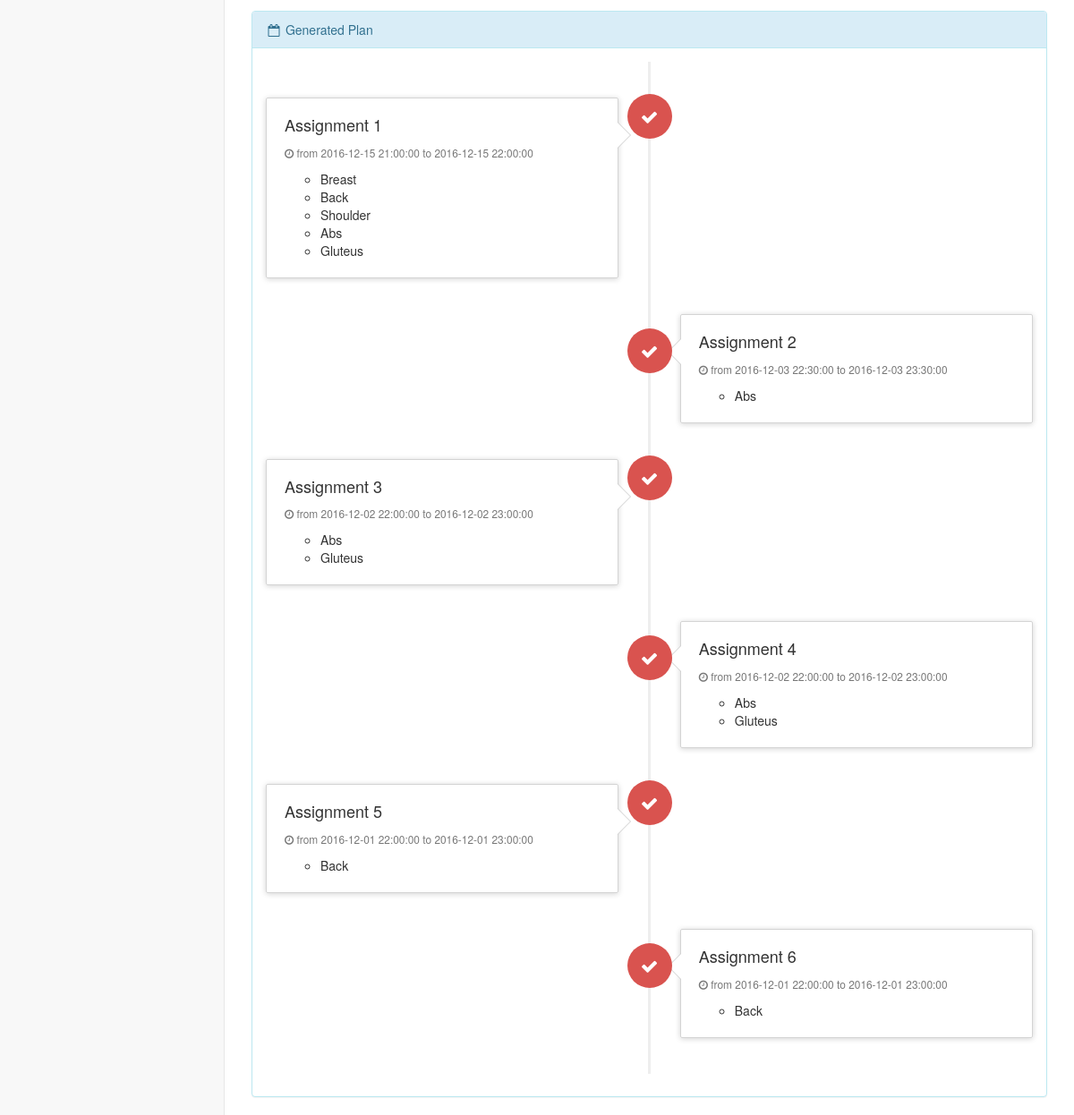
/plan.php (signed in, lower part), run on an earlier commit of the app's database.
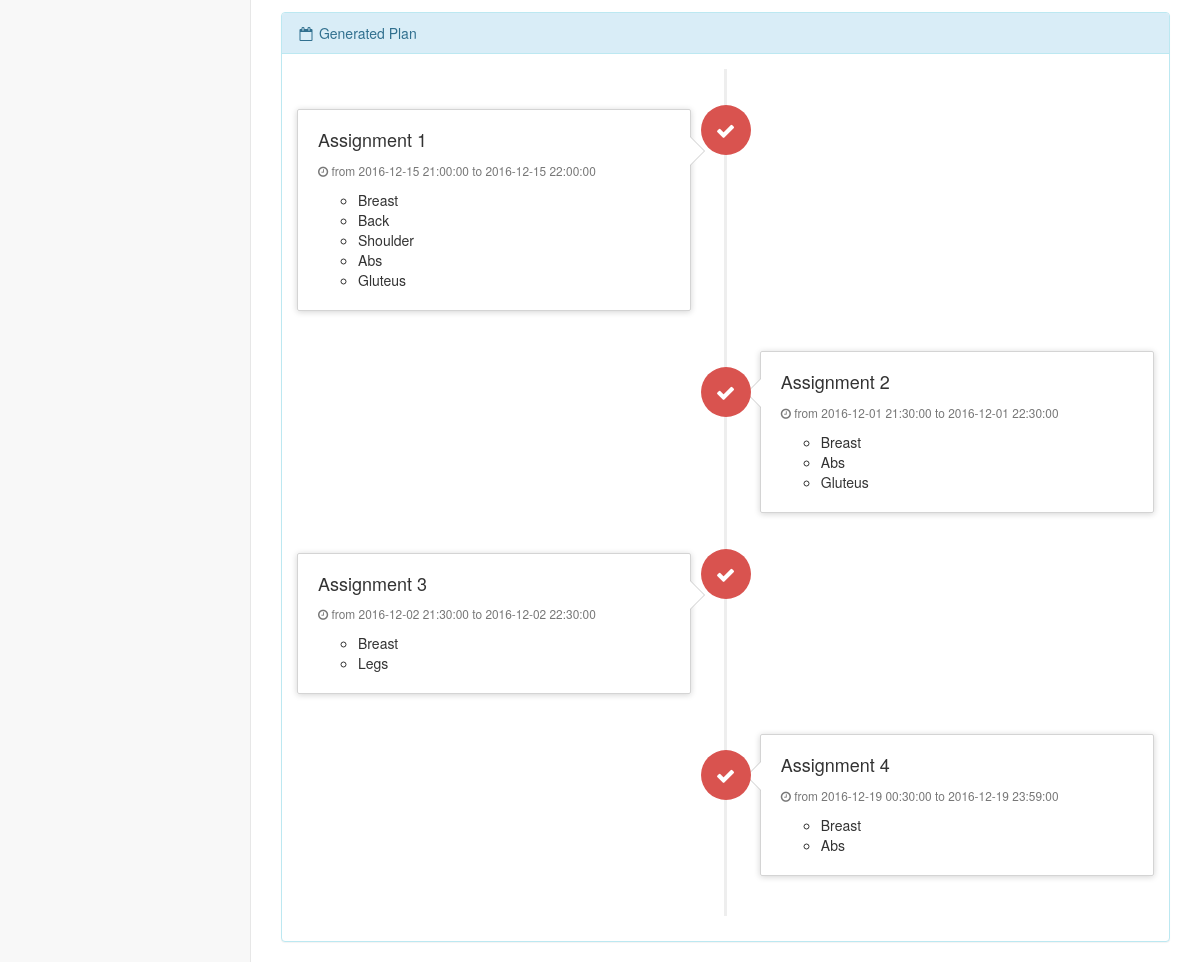
And on a later commit of the database.
### tables this page shows
CREATE TABLE `plan` (
  `ID` int(255) NOT NULL,
  `EmailAdd` varchar(255) NOT NULL,
  `PlanNum` int(255) NOT NULL,
  `StartDate` date NOT NULL,
  `StartTime` time NOT NULL,
  `EndDate` date NOT NULL,
  `EndTime` time NOT NULL,
  `Body` varchar(255) NOT NULL
);

### plan.php (the view, shortened to what this page needs)
<?php session_start();
@$email = $_SESSION["adminemail"];
?>
<!DOCTYPE html>
<html lang="en">
<head>
    <link href="styles/bootstrap.min.css" rel="stylesheet">
    <link href="styles/metisMenu.min.css" rel="stylesheet">
    <link href="styles/sb-admin-2.css" rel="stylesheet">
    <link href="styles/morris.css" rel="stylesheet">
    <link href="styles/font-awesome.min.css" rel="stylesheet" type="text/css">
    <link rel="stylesheet" type="text/css" href="styles/bootstrap-datepicker.css">
</head>
<body>
    <div id="wrapper">
        <div id="page-wrapper">
            <div class="row">
                <div class="col-lg-12">
                    <div class="panel panel-info">
                        <div class="panel-heading">
                            <i class="fa fa-calendar-o fa-fw"></i> Generated Plan
                        </div>
                        <div class="panel-body">
                            <ul class="timeline">
                                <?php
                                      $rowSQL = mysql_query( "SELECT MAX( PlanNum ) AS max FROM plan ;" );
                                      $row = mysql_fetch_array( $rowSQL );
                                      $largestNumber = $row['max'];
                                    for($i = 1; $i < $largestNumber+1; $i++){
                                    $rst = mysql_query("SELECT * from plan where EmailAdd='$email' AND PlanNum='$i'");
                                    $v = mysql_fetch_assoc($rst);
                                        if($i % 2 == 0){
                                ?>
                                <li class="timeline-inverted">
                                    <div class="timeline-badge danger"><i class="fa fa-check"></i>
                                    </div>
                                    <div class="timeline-panel">
                                        <div class="timeline-heading">
                                            <h4 class="timeline-title">Assignment <?php echo $i; ?></h4>
                                            <p><small class="text-muted"><i class="fa fa-clock-o"></i> from <?php  echo $v['StartDate']; echo " "; echo $v['StartTime'];?> to <?php  echo $v['EndDate']; echo " "; echo $v['EndTime'];?></small>
                                            </p>
                                        </div>
                                        <div class="timeline-body">
                                            <ul>
                                                <?php
                                                    $array = explode(',', $v['Body']);
                                                    foreach ($array as $j) {
                                                        echo "<li>";
                                                        echo $j;
                                                        echo "</li>";
                                                    }
                                                ?>
                                            </ul>
                                        </div>
                                    </div>
                                </li>
                                <?php }else{
                                ?>
                                <li class="timeline">
                                    <div class="timeline-badge danger"><i class="fa fa-check"></i>
                                    </div>
                                    <div class="timeline-panel">
                                        <div class="timeline-heading">
                                            <h4 class="timeline-title">Assignment <?php echo $i; ?></h4>
                                            <p><small class="text-muted"><i class="fa fa-clock-o"></i> from <?php  echo $v['StartDate']; echo " "; echo $v['StartTime'];?> to <?php  echo $v['EndDate']; echo " "; echo $v['EndTime'];?></small>
                                            </p>
                                        </div>
                                        <div class="timeline-body">
                                            <ul>
                                                <?php
                                                    $array = explode(',', $v['Body']);
                                                    foreach ($array as $j) {
                                                        echo "<li>";
                                                        echo $j;
                                                        echo "</li>";
                                                    }
                                                ?>
                                            </ul>
                                        </div>
                                    </div>
                                </li>
                                <?php }} ?>
                            </ul>
                        </div>
                    </div>
                </div>
            </div>
        </div>
    </div>
</body>
</html>

### styles/sb-admin-2.css (style rules this page uses)
body { background-color: #f8f8f8; }
#wrapper { width: 100%; }
#page-wrapper { padding: 0 15px; min-height: 568px; background-color: white; }
@media (min-width: 768px) { #page-wrapper { position: inherit; margin: 0 0 0 250px; padding: 0 30px; border-left: 1px solid #e7e7e7; } }
.timeline { position: relative; padding: 20px 0 20px; list-style: none; }
.timeline:before { content: " "; position: absolute; top: 0; bottom: 0; left: 50%; width: 3px; margin-left: -1.5px; background-color: #eeeeee; }
.timeline > li { position: relative; margin-bottom: 20px; }
.timeline > li:before, .timeline > li:after { content: " "; display: table; }
.timeline > li:after { clear: both; }
.timeline > li > .timeline-panel { float: left; position: relative; width: 46%; padding: 20px; border: 1px solid #d4d4d4; border-radius: 2px; -webkit-box-shadow: 0 1px 6px rgba(0, 0, 0, 0.175); box-shadow: 0 1px 6px rgba(0, 0, 0, 0.175); }
.timeline > li > .timeline-panel:before { content: " "; display: inline-block; position: absolute; top: 26px; right: -15px; border-top: 15px solid transparent; border-right: 0 solid #ccc; border-bottom: 15px solid transparent; border-left: 15px solid #ccc; }
.timeline > li > .timeline-panel:after { content: " "; display: inline-block; position: absolute; top: 27px; right: -14px; border-top: 14px solid transparent; border-right: 0 solid #fff; border-bottom: 14px solid transparent; border-left: 14px solid #fff; }
.timeline > li > .timeline-badge { z-index: 100; position: absolute; top: 16px; left: 50%; width: 50px; height: 50px; margin-left: -25px; border-radius: 50% 50% 50% 50%; text-align: center; font-size: 1.4em; line-height: 50px; color: #fff; background-color: #999999; }
.timeline > li.timeline-inverted > .timeline-panel { float: right; }
.timeline > li.timeline-inverted > .timeline-panel:before { right: auto; left: -15px; border-right-width: 15px; border-left-width: 0; }
.timeline > li.timeline-inverted > .timeline-panel:after { right: auto; left: -14px; border-right-width: 14px; border-left-width: 0; }
.timeline-badge.danger { background-color: #d9534f !important; }
.timeline-title { margin-top: 0; color: inherit; }
.timeline-body > p, .timeline-body > ul { margin-bottom: 0; }

What changed in the data, as far as the page shows it:
removed plan: StartDate "2016-12-03", StartTime "22:30:00", EndDate "2016-12-03", EndTime "23:30:00", Body "Abs"
removed plan: StartDate "2016-12-02", StartTime "22:00:00", EndDate "2016-12-02", EndTime "23:00:00", Body "Abs", Body "Gluteus"
removed plan: StartDate "2016-12-02", StartTime "22:00:00", EndDate "2016-12-02", EndTime "23:00:00", Body "Abs", Body "Gluteus"
removed plan: StartDate "2016-12-01", StartTime "22:00:00", EndDate "2016-12-01", EndTime "23:00:00", Body "Back"
removed plan: StartDate "2016-12-01", StartTime "22:00:00", EndDate "2016-12-01", EndTime "23:00:00", Body "Back"
added plan: StartDate "2016-12-01", StartTime "21:30:00", EndDate "2016-12-01", EndTime "22:30:00", Body "Breast", Body "Abs", Body "Gluteus"
added plan: StartDate "2016-12-02", StartTime "21:30:00", EndDate "2016-12-02", EndTime "22:30:00", Body "Breast", Body "Legs"
added plan: StartDate "2016-12-19", StartTime "00:30:00", EndDate "2016-12-19", EndTime "23:59:00", Body "Breast", Body "Abs"
